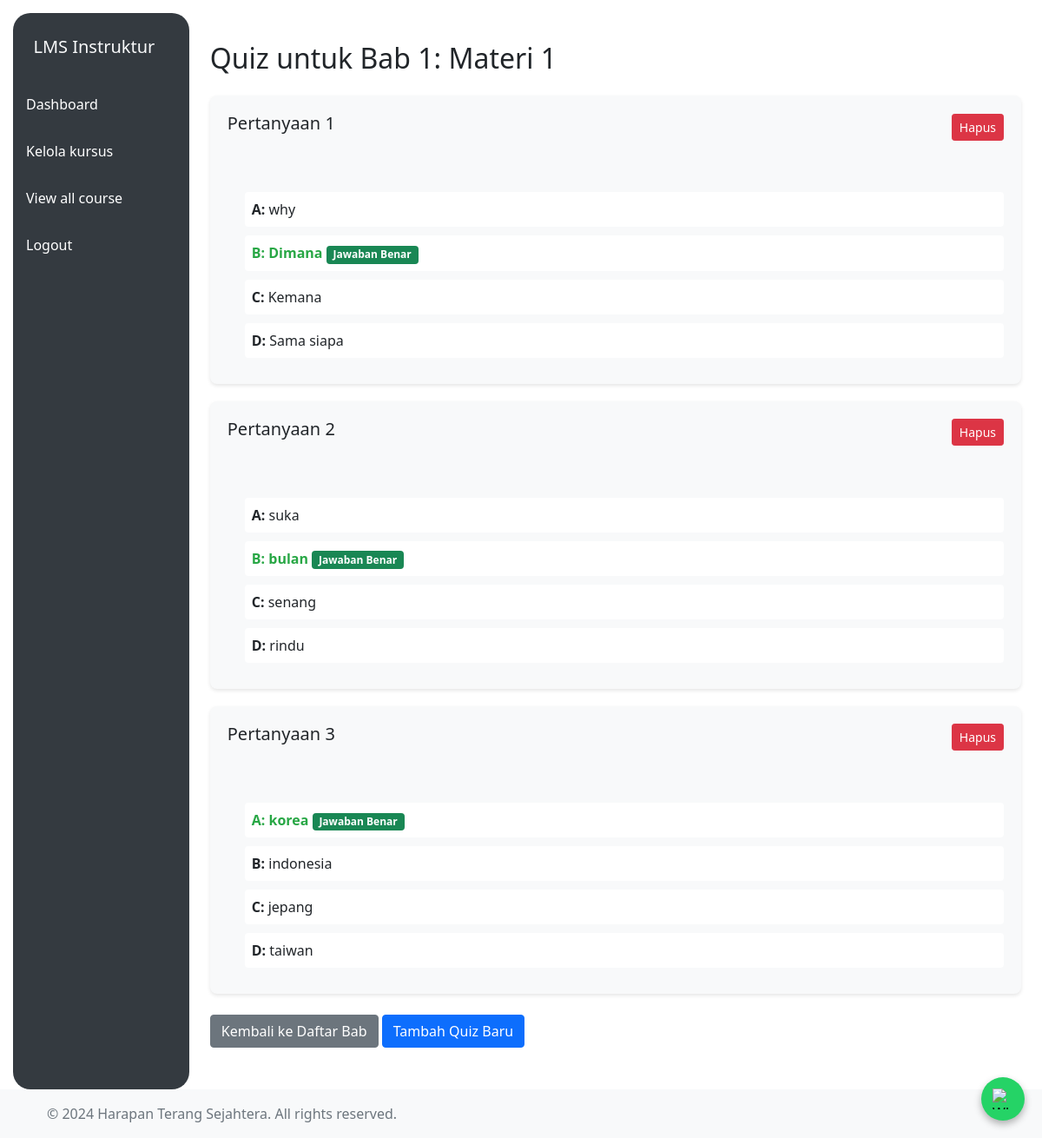
The page /instructor/view_quizzes.php?chapter_id=16 (signed in) on the database its author committed.
### tables this page shows
CREATE TABLE `chapters` (
  `id` int(11) NOT NULL,
  `course_id` int(11) NOT NULL,
  `title` varchar(255) NOT NULL,
  `content` text DEFAULT NULL,
  `created_at` timestamp NOT NULL DEFAULT current_timestamp(),
  `chapter_number` int(11) DEFAULT NULL
);

CREATE TABLE `quizzes` (
  `id` int(11) NOT NULL,
  `chapter_id` int(11) NOT NULL,
  `question` text NOT NULL,
  `option_a` varchar(255) NOT NULL,
  `option_b` varchar(255) NOT NULL,
  `option_c` varchar(255) NOT NULL,
  `option_d` varchar(255) NOT NULL,
  `correct_option` enum('a','b','c','d') NOT NULL
);

### instructor/view_quizzes.php (the view, shortened to what this page needs)
<?php
require_once '../includes/db_connect.php';
if (isset($_GET['chapter_id'])) {
    $chapter_id = $_GET['chapter_id'];
    $stmt_chapter = $conn->prepare("SELECT * FROM chapters WHERE id = ?");
    $stmt_chapter->bind_param("i", $chapter_id);
    $stmt_chapter->execute();
    $chapter = $stmt_chapter->get_result()->fetch_assoc();
    $stmt_quizzes = $conn->prepare("SELECT * FROM quizzes WHERE chapter_id = ?");
    $stmt_quizzes->bind_param("i", $chapter_id);
    $stmt_quizzes->execute();
    $quizzes = $stmt_quizzes->get_result();
} else {
    header("Location: manage_courses.php");
    exit();
}
?>
<!DOCTYPE html>
<html lang="id">
<head>
    <?php include '../includes/header.php'; ?>
</head>
<body>
    <div class="d-flex" id="wrapper">
        <?php include '../includes/instruktur/navbar.php'; ?>
        <div class="container-fluid mt-5">
            <h2>Quiz untuk Bab <?= htmlspecialchars($chapter['chapter_number']) ?>: <?= htmlspecialchars($chapter['title']) ?></h2>
            <?php if ($quizzes->num_rows > 0): ?>
                <div class="quiz-container mt-4">
                    <?php $questionNumber = 1; ?>
                    <?php while ($quiz = $quizzes->fetch_assoc()): ?>
                        <div class="quiz-item" id="quiz-<?= $quiz['id'] ?>">
                            <div class="d-flex justify-content-between align-items-center">
                                <h5>Pertanyaan <?= $questionNumber ?></h5>
                                <button class="btn btn-sm btn-danger delete-quiz" data-quiz-id="<?= $quiz['id'] ?>">
                                    <i class="bi bi-trash"></i> Hapus
                                </button>
                            </div>
                            <div class="quiz-options">
                                <?php foreach (['a', 'b', 'c', 'd'] as $option): ?>
                                    <div class="option-item <?= $quiz['correct_option'] == $option ? 'correct-answer' : '' ?>">
                                        <strong><?= strtoupper($option) ?>:</strong> <?= htmlspecialchars($quiz["option_$option"]) ?>
                                        <?= $quiz['correct_option'] == $option ? ' <span class="badge bg-success">Jawaban Benar</span>' : '' ?>
                                    </div>
                                <?php endforeach; ?>
                            </div>
                        </div>
                        <?php $questionNumber++; ?>
                    <?php endwhile; ?>
                </div>
            <?php else: ?>
                <div class="alert alert-info mt-3">
                    Belum ada quiz yang ditambahkan untuk bab ini.
                </div>
            <?php endif; ?>
            <div class="mt-4 mb-5">
                <a href="manage_courses.php" class="btn btn-secondary">Kembali ke Daftar Bab</a>
                <a href="add_quiz.php?chapter_id=<?= $chapter_id ?>" class="btn btn-primary">Tambah Quiz Baru</a>
            </div>
        </div>
    </div>
    <?php include '../includes/footer.php'; ?>
</body>
</html>

### instructor/view_quizzes.php (style rules this page uses)
.quiz-item { background: #f8f9fa; border-radius: 8px; padding: 20px; margin-bottom: 20px; box-shadow: 0 2px 4px rgba(0,0,0,0.1); }
.quiz-options { margin-left: 20px; }
.option-item { margin: 10px 0; padding: 8px; background: white; border-radius: 4px; }
.correct-answer { color: #28a745; font-weight: bold; margin-top: 10px; }

### includes/instruktur/navbar.php (style rules this page uses)
#wrapper { display: flex; align-items: stretch; transition: all 0.5s ease; }

### rows shown on the page
chapters: chapter_number "1", title "Materi 1"
quizzes: option "A", option_a "why", option "B", option_b "Dimana", correct_option "Jawaban Benar", option "C", option_c "Kemana", option "D", option_d "Sama siapa"
quizzes: option "A", option_a "suka", option "B", option_b "bulan", correct_option "Jawaban Benar", option "C", option_c "senang", option "D", option_d "rindu"
quizzes: option "A", option_a "korea", correct_option "Jawaban Benar", option "B", option_b "indonesia", option "C", option_c "jepang", option "D", option_d "taiwan"
